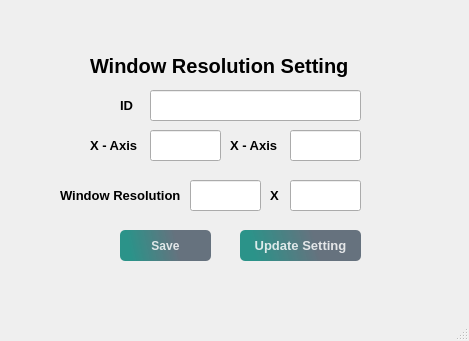
<?xml version="1.0" encoding="UTF-8"?>
<ui version="4.0">
 <class>MainWindow</class>
 <widget class="QMainWindow" name="MainWindow">
  <property name="geometry">
   <rect>
    <x>0</x>
    <y>0</y>
    <width>469</width>
    <height>341</height>
   </rect>
  </property>
  <property name="minimumSize">
   <size>
    <width>469</width>
    <height>341</height>
   </size>
  </property>
  <property name="maximumSize">
   <size>
    <width>469</width>
    <height>341</height>
   </size>
  </property>
  <property name="windowTitle">
   <string>MainWindow</string>
  </property>
  <widget class="QWidget" name="centralwidget">
   <widget class="QWidget" name="widget" native="true">
    <property name="geometry">
     <rect>
      <x>30</x>
      <y>20</y>
      <width>391</width>
      <height>271</height>
     </rect>
    </property>
    <property name="minimumSize">
     <size>
      <width>391</width>
      <height>271</height>
     </size>
    </property>
    <property name="maximumSize">
     <size>
      <width>391</width>
      <height>271</height>
     </size>
    </property>
    <widget class="QPushButton" name="pushButton_9">
     <property name="geometry">
      <rect>
       <x>90</x>
       <y>210</y>
       <width>91</width>
       <height>31</height>
      </rect>
     </property>
     <property name="font">
      <font>
       <weight>75</weight>
       <bold>true</bold>
       <underline>false</underline>
       <strikeout>false</strikeout>
       <stylestrategy>PreferAntialias</stylestrategy>
       <kerning>true</kerning>
      </font>
     </property>
     <property name="cursor">
      <cursorShape>ClosedHandCursor</cursorShape>
     </property>
     <property name="focusPolicy">
      <enum>Qt::ClickFocus</enum>
     </property>
     <property name="autoFillBackground">
      <bool>false</bool>
     </property>
     <property name="styleSheet">
      <string notr="true">QPushButton#pushButton_9{
	background-color: qlineargradient(spread:pad, x1:0.097, y1:0.448864, x2:0.631, y2:0.409091, stop:0 rgba(11, 131, 120, 219), stop:1 rgba(85, 98, 112, 226));

	color:rgba(255,255,255,210);
    border-radius:5px;
}
QPushButton#pushButton_9:hover{
	background-color: qlineargradient(spread:pad, x1:0.097, y1:0.448864, x2:0.631, y2:0.409091, stop:0 rgba(150, 123, 111, 219), stop:1 rgba(85, 81, 84, 226));
}
QPushButton#pushButton_9:pressed{
	padding-left:5px;
	padding-top:5px;
	background-color:rgba(150,123,111,255);
}




QPushButton#pushButton_10{
	background-color:rgba(0,0,0,0);
	color:rgba(85,98,112,255);
}
QPushButton#pushButton_10:hover{
	color:rgba(131,96,53,255);
}
QPushButton#pushButton_10:pressed{
	padding-left:5px;
	padding-top:5px;
	color:rgba(91,88,53,255);
}</string>
     </property>
     <property name="text">
      <string>Save</string>
     </property>
    </widget>
    <widget class="QLabel" name="label_6">
     <property name="geometry">
      <rect>
       <x>30</x>
       <y>160</y>
       <width>131</width>
       <height>31</height>
      </rect>
     </property>
     <property name="font">
      <font>
       <pointsize>10</pointsize>
       <weight>75</weight>
       <bold>true</bold>
      </font>
     </property>
     <property name="text">
      <string>Window Resolution</string>
     </property>
    </widget>
    <widget class="QLineEdit" name="lineEdit_16">
     <property name="geometry">
      <rect>
       <x>160</x>
       <y>160</y>
       <width>71</width>
       <height>31</height>
      </rect>
     </property>
     <property name="font">
      <font>
       <pointsize>10</pointsize>
       <weight>75</weight>
       <bold>true</bold>
      </font>
     </property>
    </widget>
    <widget class="QLineEdit" name="lineEdit_17">
     <property name="geometry">
      <rect>
       <x>260</x>
       <y>160</y>
       <width>71</width>
       <height>31</height>
      </rect>
     </property>
     <property name="font">
      <font>
       <pointsize>10</pointsize>
       <weight>75</weight>
       <bold>true</bold>
      </font>
     </property>
    </widget>
    <widget class="QLabel" name="label_7">
     <property name="geometry">
      <rect>
       <x>240</x>
       <y>160</y>
       <width>21</width>
       <height>31</height>
      </rect>
     </property>
     <property name="font">
      <font>
       <pointsize>10</pointsize>
       <weight>75</weight>
       <bold>true</bold>
      </font>
     </property>
     <property name="text">
      <string>X</string>
     </property>
    </widget>
    <widget class="QLabel" name="label_8">
     <property name="geometry">
      <rect>
       <x>60</x>
       <y>110</y>
       <width>61</width>
       <height>31</height>
      </rect>
     </property>
     <property name="font">
      <font>
       <pointsize>10</pointsize>
       <weight>75</weight>
       <bold>true</bold>
      </font>
     </property>
     <property name="text">
      <string>X - Axis</string>
     </property>
    </widget>
    <widget class="QLineEdit" name="lineEdit_18">
     <property name="geometry">
      <rect>
       <x>120</x>
       <y>110</y>
       <width>71</width>
       <height>31</height>
      </rect>
     </property>
     <property name="font">
      <font>
       <pointsize>10</pointsize>
       <weight>75</weight>
       <bold>true</bold>
      </font>
     </property>
    </widget>
    <widget class="QLabel" name="label_9">
     <property name="geometry">
      <rect>
       <x>200</x>
       <y>110</y>
       <width>61</width>
       <height>31</height>
      </rect>
     </property>
     <property name="font">
      <font>
       <pointsize>10</pointsize>
       <weight>75</weight>
       <bold>true</bold>
      </font>
     </property>
     <property name="text">
      <string>X - Axis</string>
     </property>
    </widget>
    <widget class="QLineEdit" name="lineEdit_19">
     <property name="geometry">
      <rect>
       <x>260</x>
       <y>110</y>
       <width>71</width>
       <height>31</height>
      </rect>
     </property>
     <property name="font">
      <font>
       <pointsize>10</pointsize>
       <weight>75</weight>
       <bold>true</bold>
      </font>
     </property>
    </widget>
    <widget class="QLabel" name="label_10">
     <property name="geometry">
      <rect>
       <x>60</x>
       <y>30</y>
       <width>291</width>
       <height>31</height>
      </rect>
     </property>
     <property name="font">
      <font>
       <pointsize>15</pointsize>
       <weight>75</weight>
       <bold>true</bold>
      </font>
     </property>
     <property name="text">
      <string>Window Resolution Setting</string>
     </property>
    </widget>
    <widget class="QLabel" name="label_11">
     <property name="geometry">
      <rect>
       <x>90</x>
       <y>70</y>
       <width>31</width>
       <height>31</height>
      </rect>
     </property>
     <property name="font">
      <font>
       <pointsize>10</pointsize>
       <weight>75</weight>
       <bold>true</bold>
      </font>
     </property>
     <property name="text">
      <string>ID</string>
     </property>
    </widget>
    <widget class="QLineEdit" name="lineEdit_20">
     <property name="geometry">
      <rect>
       <x>120</x>
       <y>70</y>
       <width>211</width>
       <height>31</height>
      </rect>
     </property>
     <property name="font">
      <font>
       <pointsize>10</pointsize>
       <weight>75</weight>
       <bold>true</bold>
      </font>
     </property>
    </widget>
    <widget class="QPushButton" name="pushButton_2">
     <property name="geometry">
      <rect>
       <x>210</x>
       <y>210</y>
       <width>121</width>
       <height>31</height>
      </rect>
     </property>
     <property name="font">
      <font>
       <pointsize>10</pointsize>
       <weight>75</weight>
       <bold>true</bold>
      </font>
     </property>
     <property name="styleSheet">
      <string notr="true">QPushButton#pushButton_2{
	background-color: qlineargradient(spread:pad, x1:0.097, y1:0.448864, x2:0.631, y2:0.409091, stop:0 rgba(11, 131, 120, 219), stop:1 rgba(85, 98, 112, 226));

	color:rgba(255,255,255,210);
    border-radius:5px;
}
QPushButton#pushButton_2:hover{
	background-color: qlineargradient(spread:pad, x1:0.097, y1:0.448864, x2:0.631, y2:0.409091, stop:0 rgba(150, 123, 111, 219), stop:1 rgba(85, 81, 84, 226));
}
QPushButton#pushButton_2:pressed{
	padding-left:5px;
	padding-top:5px;
	background-color:rgba(150,123,111,255);
}




QPushButton#pushButton_3{
	background-color:rgba(0,0,0,0);
	color:rgba(85,98,112,255);
}
QPushButton#pushButton_3:hover{
	color:rgba(131,96,53,255);
}
QPushButton#pushButton_3:pressed{
	padding-left:5px;
	padding-top:5px;
	color:rgba(91,88,53,255);
}</string>
     </property>
     <property name="text">
      <string>Update Setting</string>
     </property>
    </widget>
   </widget>
  </widget>
  <widget class="QMenuBar" name="menubar">
   <property name="geometry">
    <rect>
     <x>0</x>
     <y>0</y>
     <width>469</width>
     <height>21</height>
    </rect>
   </property>
  </widget>
  <widget class="QStatusBar" name="statusbar"/>
 </widget>
 <resources/>
 <connections/>
</ui>
